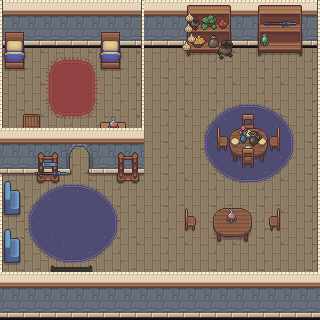

Tiled map render using the project's own tile images. Description and the map definition, with tile-layer contents summarised, below:
An orthogonal 20x20 tile map with 16x16 px tiles, 19 tile layers (Sol Musr, Calque de Tuiles 6, Calque de Tuiles 7, Calque de Tuiles 8, ...), 2 tilesets and 29 objects (25x collision, arthur_path2, arthur_path1, exit_house3, spawn_house3).

<map version="1.10" tiledversion="1.11.2" orientation="orthogonal" renderorder="right-down" width="20" height="20" tilewidth="16" tileheight="16" infinite="0" nextlayerid="23" nextobjectid="35">
 <tileset firstgid="1" source="tiles/walls_floor.tsx" />
 <tileset firstgid="177" source="tiles/Interior.tsx" />
 <layer id="1" name="Sol Musr" width="20" height="20">
  <data>[400 cells, 400 non-empty, 9 distinct tile ids]</data>
 </layer>
 <layer id="9" name="Calque de Tuiles 6" width="20" height="20">
  <data>[400 cells, 0 non-empty, 0 distinct tile ids]</data>
 </layer>
 <layer id="10" name="Calque de Tuiles 7" width="20" height="20">
  <data>[400 cells, 0 non-empty, 0 distinct tile ids]</data>
 </layer>
 <layer id="11" name="Calque de Tuiles 8" width="20" height="20">
  <data>[400 cells, 0 non-empty, 0 distinct tile ids]</data>
 </layer>
 <layer id="16" name="Calque de Tuiles 13" width="20" height="20">
  <data>[400 cells, 0 non-empty, 0 distinct tile ids]</data>
 </layer>
 <layer id="15" name="Calque de Tuiles 12" width="20" height="20">
  <data>[400 cells, 0 non-empty, 0 distinct tile ids]</data>
 </layer>
 <layer id="12" name="Calque de Tuiles 9" width="20" height="20">
  <data>[400 cells, 0 non-empty, 0 distinct tile ids]</data>
 </layer>
 <layer id="18" name="Calque de Tuiles 15" width="20" height="20">
  <data>[400 cells, 0 non-empty, 0 distinct tile ids]</data>
 </layer>
 <layer id="17" name="Calque de Tuiles 14" width="20" height="20">
  <data>[400 cells, 0 non-empty, 0 distinct tile ids]</data>
 </layer>
 <layer id="22" name="Calque de Tuiles 19" width="20" height="20">
  <data>[400 cells, 0 non-empty, 0 distinct tile ids]</data>
 </layer>
 <layer id="13" name="Calque de Tuiles 10" width="20" height="20">
  <data>[400 cells, 0 non-empty, 0 distinct tile ids]</data>
 </layer>
 <layer id="19" name="Calque de Tuiles 16" width="20" height="20">
  <data>[400 cells, 0 non-empty, 0 distinct tile ids]</data>
 </layer>
 <layer id="21" name="Calque de Tuiles 18" width="20" height="20">
  <data>[400 cells, 0 non-empty, 0 distinct tile ids]</data>
 </layer>
 <layer id="20" name="Calque de Tuiles 17" width="20" height="20">
  <data>[400 cells, 0 non-empty, 0 distinct tile ids]</data>
 </layer>
 <layer id="14" name="Calque de Tuiles 11" width="20" height="20">
  <data>[400 cells, 0 non-empty, 0 distinct tile ids]</data>
 </layer>
 <layer id="2" name="Object Couche 1" width="20" height="20">
  <data>[400 cells, 165 non-empty, 95 distinct tile ids]</data>
 </layer>
 <layer id="3" name="Mur Interieur" width="20" height="20">
  <data>[400 cells, 105 non-empty, 65 distinct tile ids]</data>
 </layer>
 <layer id="4" name="object couche 2" width="20" height="20">
  <data>[400 cells, 18 non-empty, 18 distinct tile ids]</data>
 </layer>
 <layer id="8" name="top" width="20" height="20">
  <data>[400 cells, 4 non-empty, 3 distinct tile ids]</data>
 </layer>
 <objectgroup id="7" name="NPCPaths">
  <object id="33" name="arthur_path2" x="168.826" y="63.9318" width="15.6667" height="16" />
  <object id="34" name="arthur_path1" x="169.076" y="191.455" width="15.6667" height="16" />
 </objectgroup>
 <objectgroup id="5" name="portals">
  <object id="1" name="exit_house3" x="51.25" y="264.5" width="40.5" height="10.25" />
  <object id="2" name="spawn_house3" x="64.75" y="210.75">
   <point />
  </object>
 </objectgroup>
 <objectgroup id="6" name="collisions">
  <object id="4" type="collision" x="0" y="272.25" width="320.5" height="48.75" />
  <object id="5" type="collision" x="0.25" y="0.75" width="2.25" height="314" />
  <object id="6" type="collision" x="-0.5" y="-0.25" width="320.25" height="45.25" />
  <object id="7" type="collision" x="317.75" y="44.5" width="2" height="231.5" />
  <object id="8" type="collision" x="184.25" y="208.25" width="11.5" height="23.5" />
  <object id="9" type="collision" x="213.75" y="207.5" width="38.25" height="35" />
  <object id="10" type="collision" x="269.25" y="208.25" width="10.5" height="24" />
  <object id="11" type="collision" x="241.75" y="114.25" width="11.5" height="13.5" />
  <object id="12" type="collision" x="217.5" y="128.5" width="10.25" height="22.75" />
  <object id="13" type="collision" x="227.75" y="128.25" width="43.25" height="33.25" />
  <object id="14" type="collision" x="241.25" y="160.75" width="12.5" height="7.75" />
  <object id="15" type="collision" x="270.75" y="127.25" width="8" height="25" />
  <object id="18" type="collision" x="0.25" y="128" width="68.25" height="45.25" />
  <object id="19" type="collision" x="90" y="128.5" width="53.5" height="45" />
  <object id="20" type="collision" x="116.5" y="172" width="22.25" height="11" />
  <object id="21" type="collision" x="34.75" y="173.25" width="25" height="9.75" />
  <object id="22" type="collision" x="182.25" y="44" width="49.5" height="9.75" />
  <object id="23" type="collision" x="258.25" y="44.75" width="43.5" height="11" />
  <object id="24" type="collision" x="2.25" y="181.5" width="18" height="34.25" />
  <object id="25" type="collision" x="1.25" y="228.5" width="18.25" height="34.5" />
  <object id="26" type="collision" x="4.25" y="44.25" width="19.75" height="25.25" />
  <object id="27" type="collision" x="100" y="45.5" width="19.75" height="23.5" />
  <object id="28" type="collision" x="100" y="121.5" width="27" height="11.25" />
  <object id="29" type="collision" x="23.75" y="115.5" width="15.25" height="16.25" />
  <object id="30" type="collision" x="140.75" y="45.25" width="3.5" height="85" />
 </objectgroup>
</map>
